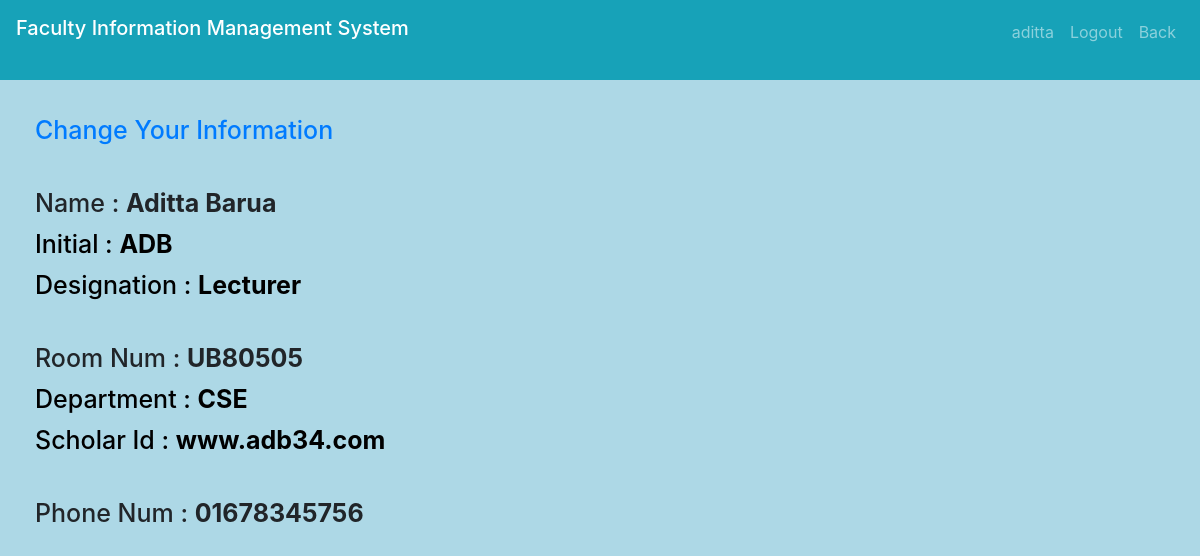
The page /infoFaculty.php (signed in) on the database its author committed.
### tables this page shows
CREATE TABLE `faculty_information` (
  `id` varchar(244) NOT NULL,
  `name` varchar(244) NOT NULL,
  `initial` varchar(244) NOT NULL,
  `des` varchar(244) NOT NULL,
  `room` varchar(244) NOT NULL,
  `dep` varchar(244) NOT NULL,
  `scholar` varchar(244) NOT NULL,
  `phone` varchar(244) NOT NULL,
  `research` varchar(255) DEFAULT NULL
);

### infoFaculty.php (the view, shortened to what this page needs)
<?php include("header1.php"); ?>
<!DOCTYPE html>
<body>
  <body style='background-color: #ADD8E6'>
    <nav class="navbar navbar-expand-sm bg-info navbar-dark">
        <?php
        include("includes/connection.php");
        $uname = $_SESSION['FacultyLoginId'];
        $sql = "select * from faculty_information where id ='$uname'";
        $records = mysqli_query($connect, $sql) or die(mysqli_error($connect));
        $user_data = mysqli_fetch_array($records);
        ?>
        <?php
        $userName = $user_data[1];
        $userInitial = $user_data[2];
        $userDes = $user_data[3];
        $userRoom = $user_data[4];
        $userDep = $user_data[5];
        $userScholar = $user_data[6];
        $userPhone = $user_data[7];
        ?>
    </nav>
    <h3 style="text-align:left;padding-left:35px;padding-top:35px;color: black#A9A9A9;font-size:25px;"><a href='changeMyFacultyInfo.php'>Change Your Information</a></h3>
    <h3 style="text-align:left;padding-left:35px;padding-top:35px;color: black#A9A9A9;font-size:25px;">Name : <?php echo "<b>" . $userName . "</b>" ?></h3>
    <h3 style="text-align:left;padding-left:35px;padding-top:3px;color: black;font-size:25px;">Initial : <?php echo "<b>" .  $userInitial . "</b>" ?></h3>
    <h3 style="text-align:left;padding-left:35px;padding-top:3px;color: black;font-size:25px;">Designation : <?php echo "<b>" . $userDes . "</b>" ?></h3>
    <h3 style="text-align:left;padding-left:35px;padding-top:35px;color: black#A9A9A9;font-size:25px;">Room Num : <?php echo "<b>" . $userRoom . "</b>" ?></h3>
    <h3 style="text-align:left;padding-left:35px;padding-top:3px;color: black;font-size:25px;">Department : <?php echo "<b>" .  $userDep . "</b>" ?></h3>
    <h3 style="text-align:left;padding-left:35px;padding-top:3px;color: black;font-size:25px;">Scholar Id : <?php echo "<b>" . $userScholar . "</b>" ?></h3>
    <h3 style="text-align:left;padding-left:35px;padding-top:35px;color: black#A9A9A9;font-size:25px;">Phone Num : <?php echo "<b>" . $userPhone . "</b>" ?></h3>
  </body>
</html>

### rows shown on the page
faculty_information: name "Aditta Barua", initial "ADB", des "Lecturer", room "UB80505", dep "CSE", scholar "www.adb34.com", phone "01678345756"

### other values the page prints
$_SESSION['FacultyLoginId'] "aditta"
